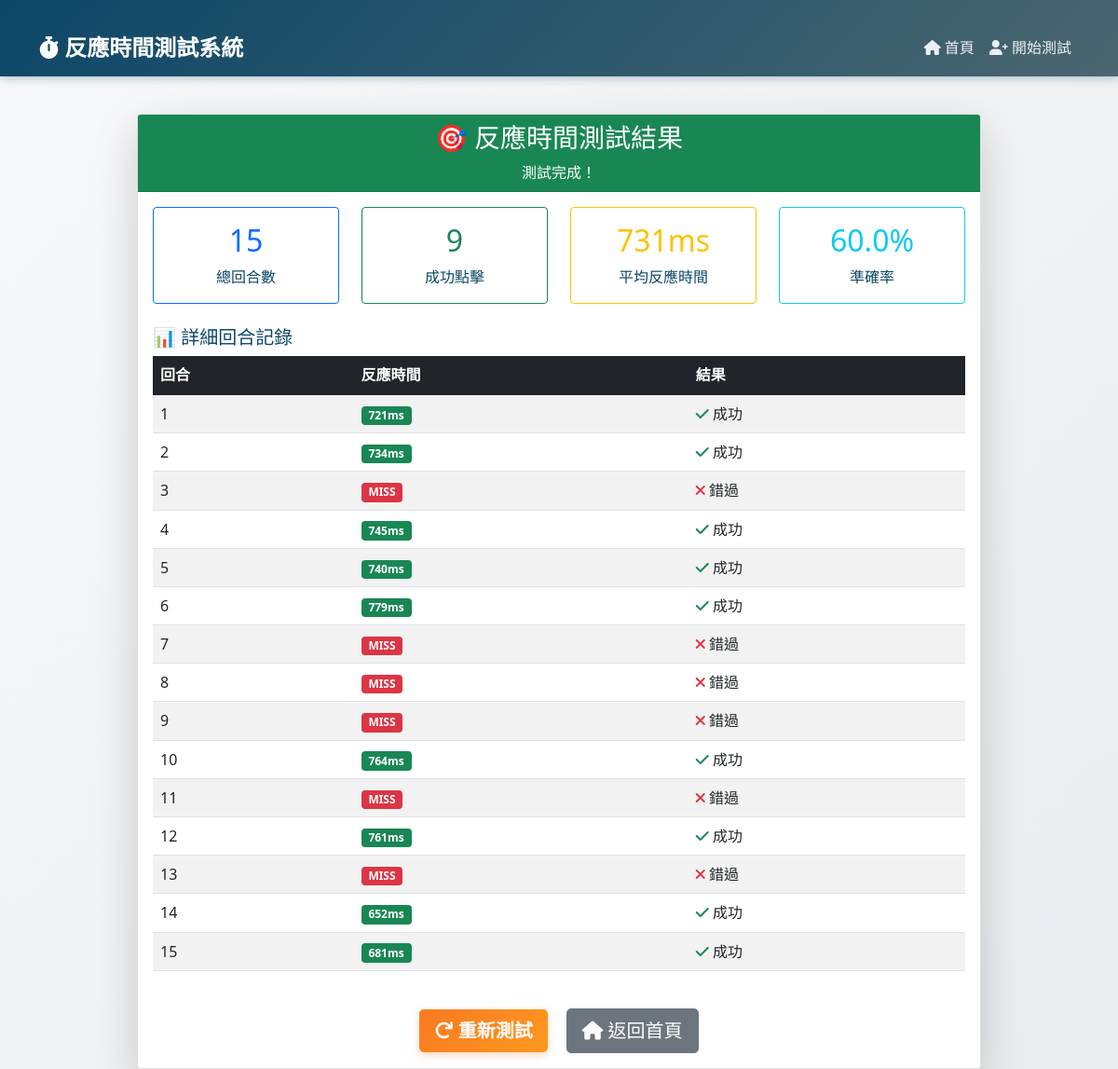
Screenshot of /results/15 with the database file from the repository.
### app.py (models this page shows, shortened)
class GameSession(db.Model):
    id = db.Column(db.Integer, primary_key=True)
    user_id = db.Column(db.Integer, db.ForeignKey('user.id'), nullable=False)
    start_time = db.Column(db.DateTime, default=datetime.utcnow)
    end_time = db.Column(db.DateTime)
    total_rounds = db.Column(db.Integer, default=0)
    correct_responses = db.Column(db.Integer, default=0)
    average_reaction_time = db.Column(db.Float)
    user = db.relationship('User', backref=db.backref('sessions', lazy=True))

class GameRound(db.Model):
    id = db.Column(db.Integer, primary_key=True)
    session_id = db.Column(db.Integer, db.ForeignKey('game_session.id'), nullable=False)
    round_number = db.Column(db.Integer, nullable=False)
    stimulus_color = db.Column(db.String(20))
    reaction_time = db.Column(db.Integer)
    response_accuracy = db.Column(db.Boolean, default=False)
    session = db.relationship('GameSession', backref=db.backref('rounds', lazy=True))

### app.py (the view)
@app.route('/results/<int:session_id>')
def results(session_id):
    try:
        game_session = db.session.get(GameSession, session_id)
        if not game_session:
            flash('找不到測試結果', 'error')
            return redirect(url_for('game_menu'))
        rounds = GameRound.query.filter_by(session_id=session_id).order_by(GameRound.round_number).all()
        return render_template('game/results.html', session=game_session, rounds=rounds)
    except Exception as e:
        flash('載入結果時發生錯誤', 'error')
        return redirect(url_for('game_menu'))

### templates/game/results.html (shortened to what this page needs)
{% extends "base.html" %}
{% block content %}
<div class="container">
    <div class="row justify-content-center">
        <div class="col-md-10">
            <div class="card shadow-lg">
                <div class="card-header bg-success text-white text-center">
                    <h3>🎯 反應時間測試結果</h3>
                    <p class="mb-0">測試完成！</p>
                </div>
                <div class="card-body">
                    <div class="row mb-4">
                        <div class="col-md-3 text-center">
                            <div class="card border-primary">
                                <div class="card-body">
                                    <h2 class="text-primary">{{ session.total_rounds or 0 }}</h2>
                                    <p class="mb-0">總回合數</p>
                                </div>
                            </div>
                        </div>
                        <div class="col-md-3 text-center">
                            <div class="card border-success">
                                <div class="card-body">
                                    <h2 class="text-success">{{ session.correct_responses or 0 }}</h2>
                                    <p class="mb-0">成功點擊</p>
                                </div>
                            </div>
                        </div>
                        <div class="col-md-3 text-center">
                            <div class="card border-warning">
                                <div class="card-body">
                                    <h2 class="text-warning">
                                        {% if session.average_reaction_time %}
                                            {{ "%.0f"|format(session.average_reaction_time) }}ms
                                        {% else %}
                                            -
                                        {% endif %}
                                    </h2>
                                    <p class="mb-0">平均反應時間</p>
                                </div>
                            </div>
                        </div>
                        <div class="col-md-3 text-center">
                            <div class="card border-info">
                                <div class="card-body">
                                    <h2 class="text-info">
                                        {% if session.total_rounds and session.total_rounds > 0 %}
                                            {{ "%.1f"|format((session.correct_responses / session.total_rounds * 100)) }}%
                                        {% else %}
                                            0%
                                        {% endif %}
                                    </h2>
                                    <p class="mb-0">準確率</p>
                                </div>
                            </div>
                        </div>
                    </div>
                    {% if rounds %}
                    <div class="row">
                        <div class="col-12">
                            <h5>📊 詳細回合記錄</h5>
                            <div class="table-responsive">
                                <table class="table table-striped">
                                    <thead class="table-dark">
                                        <tr>
                                            <th>回合</th>
                                            <th>反應時間</th>
                                            <th>結果</th>
                                        </tr>
                                    </thead>
                                    <tbody>
                                        {% for round in rounds %}
                                        <tr>
                                            <td>{{ round.round_number }}</td>
                                            <td>
                                                {% if round.response_accuracy %}
                                                    <span class="badge bg-success">{{ round.reaction_time }}ms</span>
                                                {% else %}
                                                    <span class="badge bg-danger">MISS</span>
                                                {% endif %}
                                            </td>
                                            <td>
                                                {% if round.response_accuracy %}
                                                    <i class="fas fa-check text-success"></i> 成功
                                                {% else %}
                                                    <i class="fas fa-times text-danger"></i> 錯過
                                                {% endif %}
                                            </td>
                                        </tr>
                                        {% endfor %}
                                    </tbody>
                                </table>
                            </div>
                        </div>
                    </div>
                    {% else %}
                    <div class="alert alert-warning">
                        <h6>⚠️ 沒有找到回合記錄</h6>
                        <p class="mb-0">可能是資料記錄過程中出現問題。</p>
                    </div>
                    {% endif %}
                    <div class="row mt-4">
                        <div class="col-12 text-center">
                            <a href="{{ url_for('game_menu') }}" class="btn btn-primary btn-lg me-3">
                                <i class="fas fa-redo"></i> 重新測試
                            </a>
                            <a href="{{ url_for('index') }}" class="btn btn-secondary btn-lg">
                                <i class="fas fa-home"></i> 返回首頁
                            </a>
                        </div>
                    </div>
                </div>
            </div>
        </div>
    </div>
</div>
{% endblock %}

### templates/base.html (shortened to what this page needs)
<!DOCTYPE html>
<html lang="zh-TW">
<head>
    <link href="https://cdn.jsdelivr.net/npm/bootstrap@5.1.3/dist/css/bootstrap.min.css" rel="stylesheet">
    <link href="https://cdnjs.cloudflare.com/ajax/libs/font-awesome/6.0.0/css/all.min.css" rel="stylesheet">
</head>
<body>
    <nav class="navbar navbar-expand-lg navbar-dark">
        <div class="container">
            <a class="navbar-brand" href="{{ url_for('index') }}">
                <i class="fas fa-stopwatch"></i> 反應時間測試系統
            </a>
            <div class="collapse navbar-collapse" id="navbarNav">
                <ul class="navbar-nav ms-auto">
                    <li class="nav-item">
                        <a class="nav-link" href="{{ url_for('index') }}">
                            <i class="fas fa-home"></i> 首頁
                        </a>
                    </li>
                    <li class="nav-item">
                        <a class="nav-link" href="{{ url_for('register') }}">
                            <i class="fas fa-user-plus"></i> 開始測試
                        </a>
                    </li>
                </ul>
            </div>
        </div>
    </nav>
    <div class="container">
        {% block content %}{% endblock %}
    </div>
</body>
</html>

### templates/base.html (style rules this page uses)
:root { --primary-orange: #fa7921; --success-green: #248232; --warning-orange: #fe9920; --dark-blue: #0c4767; --blue-gray: #4a6670; }
body { background: linear-gradient(135deg, #f8f9fa 0%, #e9ecef 100%); color: var(--dark-blue); font-family: 'Segoe UI', Tahoma, Geneva, Verdana, sans-serif; }
.navbar { background: linear-gradient(135deg, var(--dark-blue) 0%, var(--blue-gray) 100%) !important; box-shadow: 0 2px 10px rgba(12, 71, 103, 0.3); }
.navbar-brand { color: white !important; font-weight: 700; font-size: 1.5rem; }
.navbar-nav .nav-link { color: rgba(255,255,255,0.9) !important; font-weight: 500; transition: color 0.3s ease; }
.btn-primary { background: linear-gradient(135deg, var(--primary-orange) 0%, var(--warning-orange) 100%); border: none; color: white; font-weight: 600; box-shadow: 0 3px 10px rgba(250, 121, 33, 0.3); }
.container { padding-top: 20px; }

### rows the page displays
GameSession: total_rounds "15", correct_responses "9", average_reaction_time "731", (session.correct_responses/session.total_rounds*100) "60.0"
GameRound: round_number "1", reaction_time "721", response_accuracy True (drawn)
GameRound: round_number "2", reaction_time "734", response_accuracy True (drawn)
GameRound: round_number "3", response_accuracy "MISS"
GameRound: round_number "4", reaction_time "745", response_accuracy True (drawn)
GameRound: round_number "5", reaction_time "740", response_accuracy True (drawn)
GameRound: round_number "6", reaction_time "779", response_accuracy True (drawn)
GameRound: round_number "7", response_accuracy "MISS"
GameRound: round_number "8", response_accuracy "MISS"
GameRound: round_number "9", response_accuracy "MISS"
GameRound: round_number "10", reaction_time "764", response_accuracy True (drawn)
GameRound: round_number "11", response_accuracy "MISS"
GameRound: round_number "12", reaction_time "761", response_accuracy True (drawn)
GameRound: round_number "13", response_accuracy "MISS"
GameRound: round_number "14", reaction_time "652", response_accuracy True (drawn)
GameRound: round_number "15", reaction_time "681", response_accuracy True (drawn)
